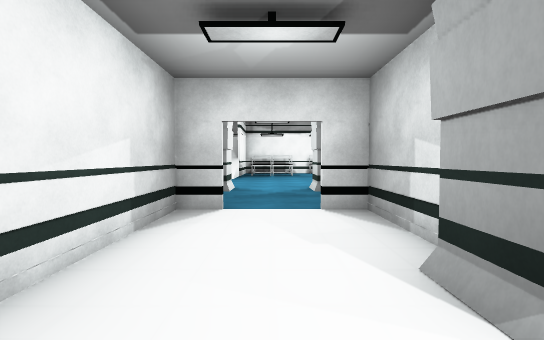
view 1 (above)

24 first-person views from a walk through a 3-D level made in the Unity game engine. The camera is 1.5 m above the floor, tilts 2° down and sees 85° across. The floor is counted in squares, 2 m on a side. Each view is taken from the middle of a square. On the plan, view 1 faces up. The plan holds only what a view shows up to about 10 squares ahead; the rest is blank. The place goes on beyond the plan. The player is left out. Some animated figures are left out. Door leaves are left out, so doorways stand open. Some surface patterns are stand-ins.

view 2
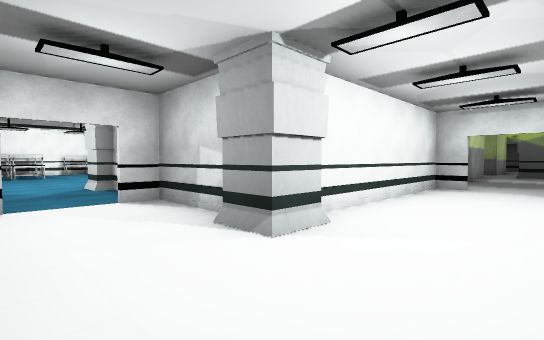

view 3
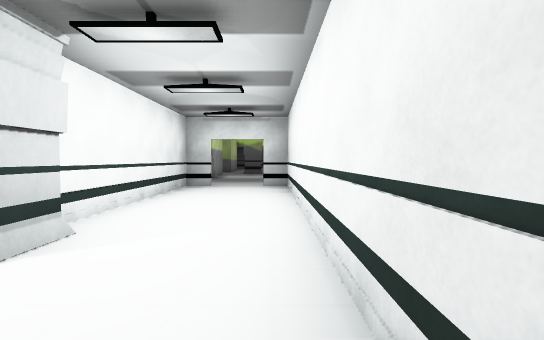

view 4
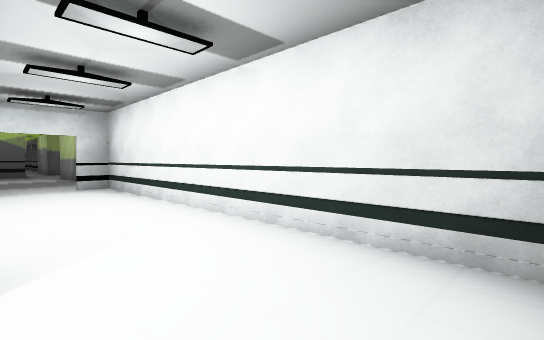

view 5
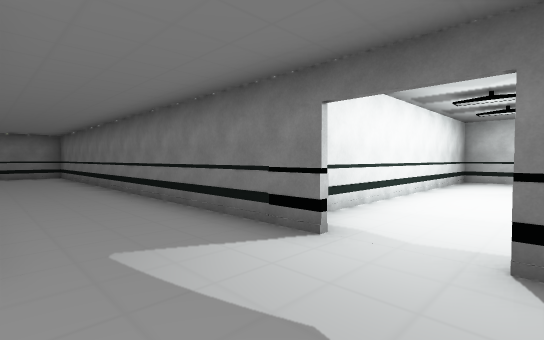

view 6
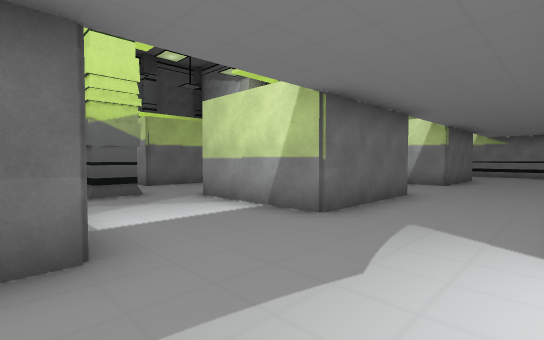

view 7
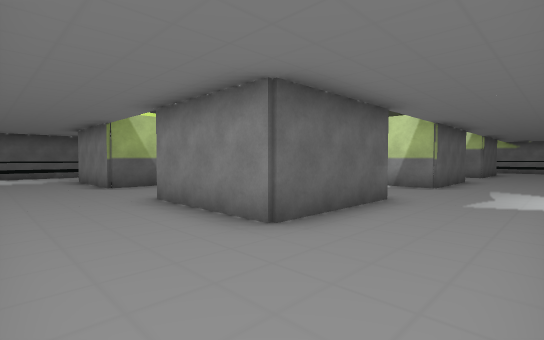

view 8
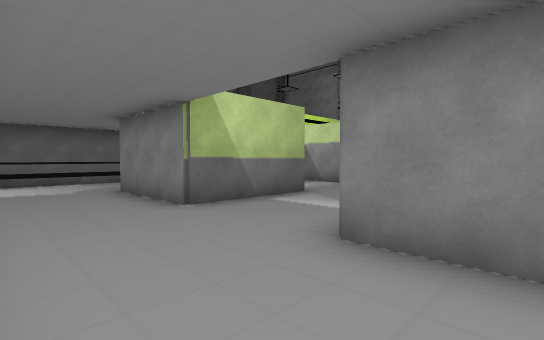

view 9
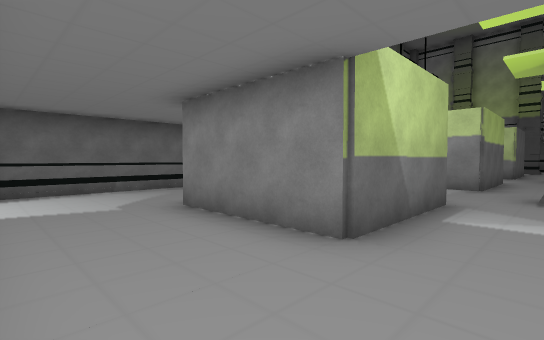

view 10
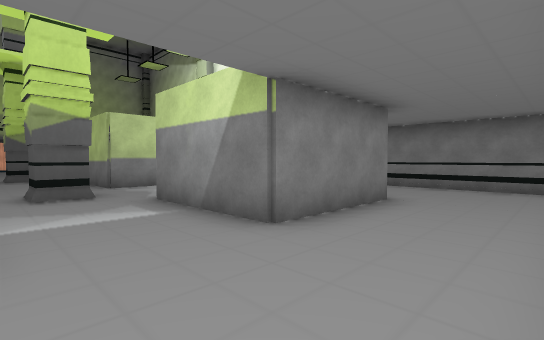

view 11
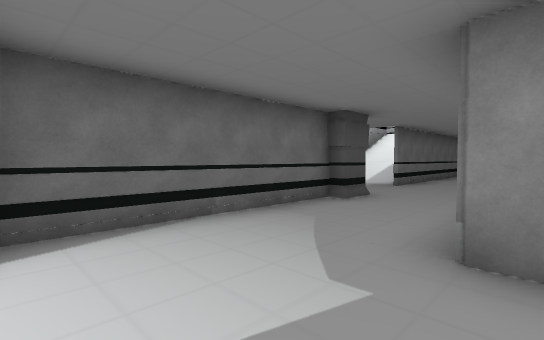

view 12
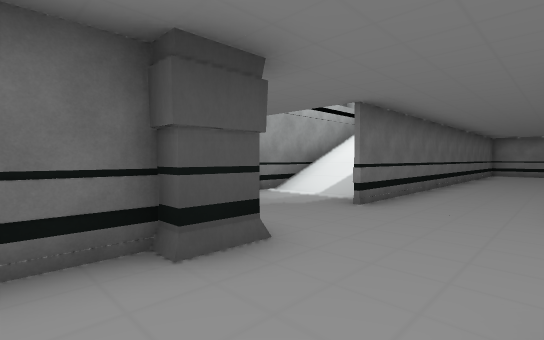

view 13
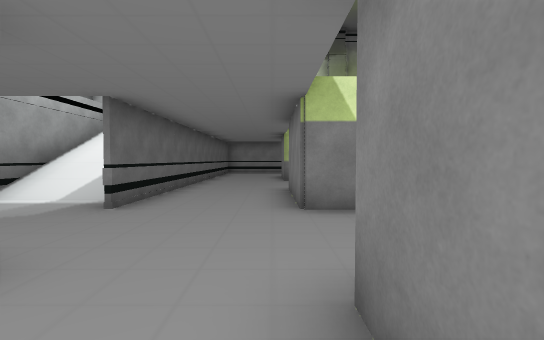

view 14
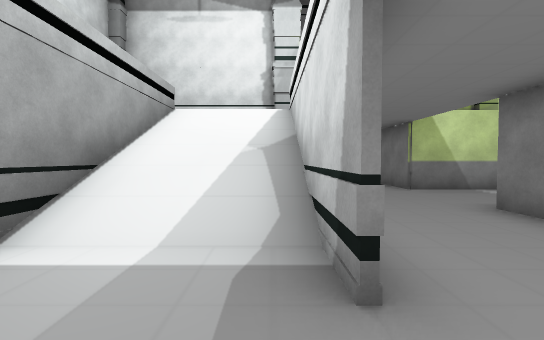

view 15
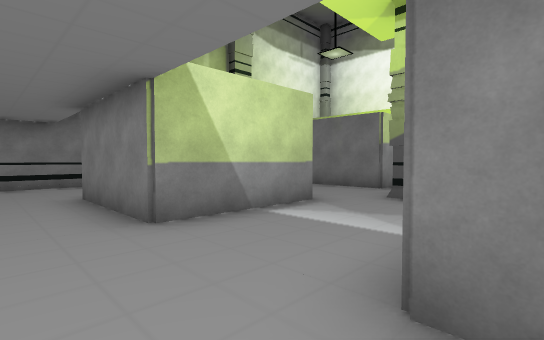

view 16
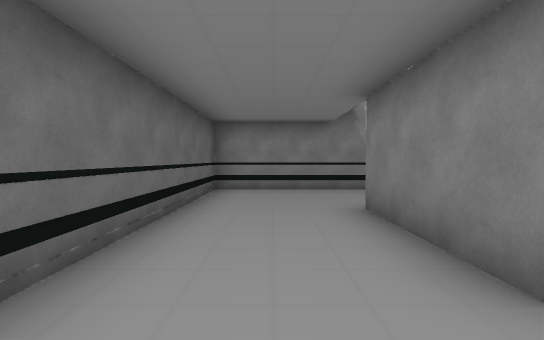

view 17
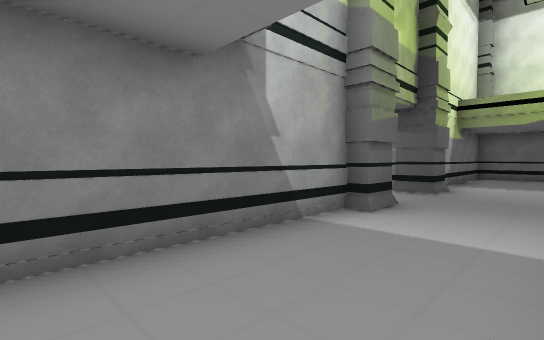

view 18
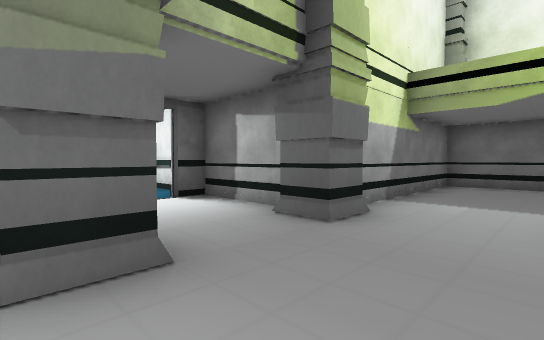

view 19
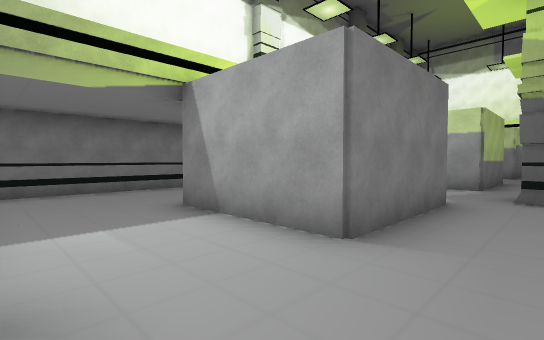

view 20
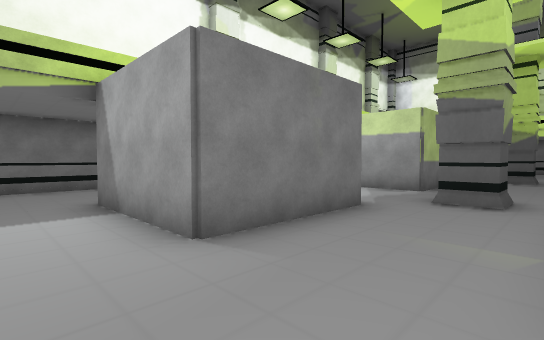

view 21
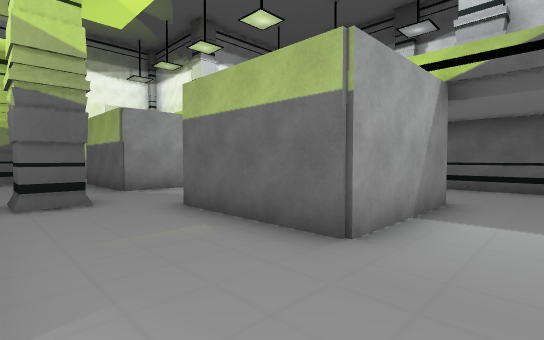

view 22
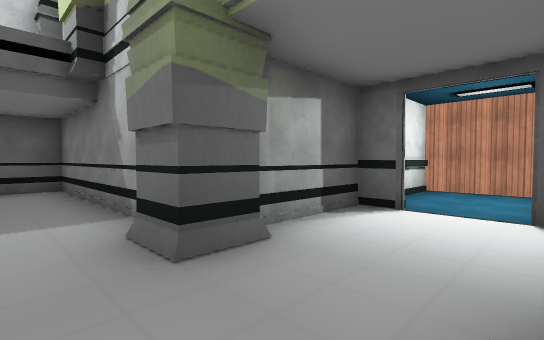

view 23
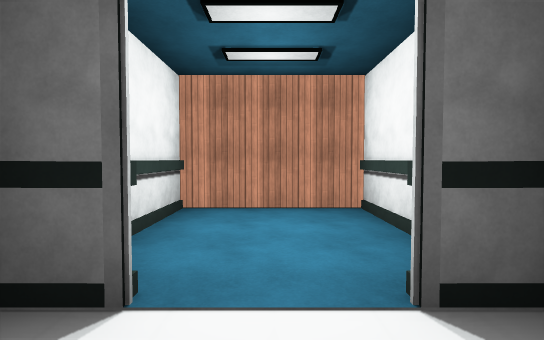

view 24
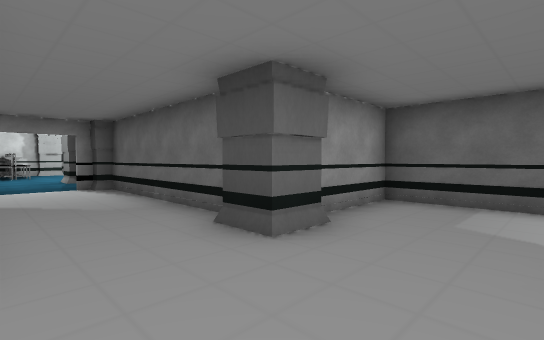

### Floor plan
Key: @ floor where view 1 was taken; # wall or solid block; . floor; / step, stairs or slope; D open door; = window, fence, low wall or low ledge; P pillar.
Columns run from 2 left of view 1 to 26 right of it. Each row starts with its distance up from view 1.
  8  #.#                  DDD#
  7 P...P    D............DDD#
  6  ...     #...............#
  5  DDD#    #...............#
  4 #DDD#    #...###...###...#
  3 #...#    #...###...# #...#
  2 #..#######...###...###..#####
  1 #..##....DD......... ...P#..#
  0 #.@......DD......P..........#
 -1 #........DD.................#
 -2 ##########...###...###..#...#
 -3          #...###...###..#///#
 -4          #...###...###..#///#
 -5          #..............#///#
 -6          #.... ..P......#///#
 -7          #.... .........#=//=
 -8          #...###...###...#
 -9          #...###...###...#
-10          #...###...###...#
-11          #...............#
-12          #...............#
-13          #......P.P......#
-14          #######..########
-15                #...#
-16                ##.##
-17                #...#
-18                #...#
-19                #...#
-20                #####

Positions as (right, up) in squares from view 1, and headings:
1: (0, 0), facing up
2: (-1, -1), facing up-right
3: (-1, -1), facing right
4: (-1, 1), facing down-right
5: (10, 1), facing down-left
6: (8, 2), facing down-right
7: (8, 7), facing down-right
8: (12, 7), facing down-right
9: (15, 7), facing down-right
10: (16, 7), facing down-left
11: (19, 7), facing down-right
12: (20, 3), facing down-right
13: (20, 3), facing down
14: (23, 0), facing down
15: (21, -4), facing down-left
16: (21, -6), facing down
17: (21, -11), facing down-left
18: (17, -11), facing down-left
19: (15, -13), facing up-left
20: (16, -12), facing up-left
21: (14, -12), facing up-right
22: (14, -12), facing down-right
23: (15, -15), facing down
24: (20, -1), facing up-right
